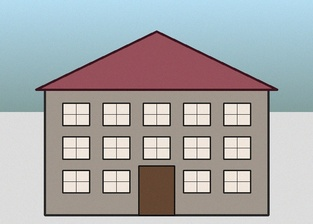
#> input picture lab6/assets/edges_input.jpg, 313 x 224 px, shrunk from 700 x 500 before the run
$ python task0_edges.py   (older library calls are emulated)
#> lines starting #> are read from the running program, lines starting #| are printed output that depends on the picture; after the words box and inside, x2 and y2 are one past the last pixel; in counts of white or black regions, pixels touching at a corner belong together
"""
Foundation Task: Boundary Detection using Sobel, Canny, and LoG
==============================================================
Parameters chosen and rationale:
- cv2.CV_64F: Gradients take negative values when transitioning from bright to dark;
  uint8 would clip negatives to 0, losing half the edge information.
- GaussianBlur kernel (5, 5), sigma=1.4: Suppresses sensor noise while preserving structural edges.
- Canny thresholds (50, 150): Follows the recommended 1:3 ratio. Strong edges (>150) are kept;
  weak edges (50-150) are kept only if connected to strong edges, eliminating noise specks.
- LoG: Second derivative operator highlights zero-crossings corresponding to inflection points.
"""

import cv2
import numpy as np
import matplotlib.pyplot as plt

def run_task0(input_path="assets/edges_input.jpg", output_path="task0_edges_output.png"):
#> called with input_path = 'assets/edges_input.jpg', output_path = 'task0_edges_output.png'
    img = cv2.imread(input_path)
#> img is the input picture: shape (224, 313, 3); mean B, G, R 170.2, 168.9, 168.6
    if img is None:
        raise FileNotFoundError(f"Cannot load image {input_path}")
    rgb = cv2.cvtColor(img, cv2.COLOR_BGR2RGB)
    gray = cv2.cvtColor(img, cv2.COLOR_BGR2GRAY)
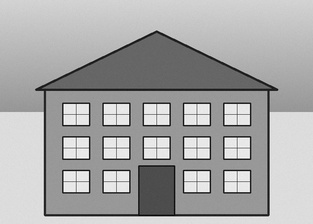
#> gray: shape (224, 313); min 1, max 254, mean 169

    # 1. Sobel edge detection (first derivatives)
    sx = cv2.Sobel(gray, cv2.CV_64F, 1, 0, ksize=3)
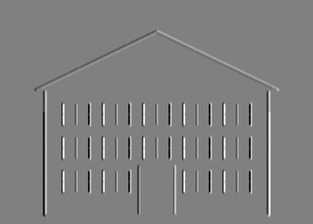
#> sx: shape (224, 313) float64; min -911, max 898, mean 0; drawn with min black and max white
    sy = cv2.Sobel(gray, cv2.CV_64F, 0, 1, ksize=3)
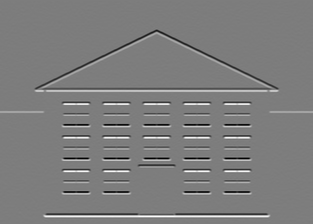
#> sy: shape (224, 313) float64; min -894, max 922, mean 0.4; drawn with min black and max white
    mag = np.uint8(np.clip(np.sqrt(sx**2 + sy**2), 0, 255))
    sx_display = cv2.convertScaleAbs(sx)
    sy_display = cv2.convertScaleAbs(sy)
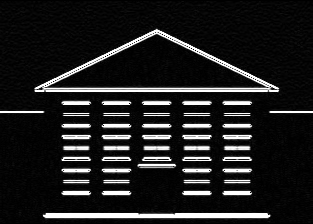
#> sy_display: shape (224, 313); min 0, max 255, mean 31.2

    # 2. Canny edge detector (smoothing + gradient + NMS + hysteresis)
    blur = cv2.GaussianBlur(gray, (5, 5), 1.4)
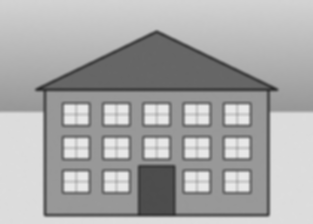
#> blur: shape (224, 313); min 41, max 234, mean 169
    canny = cv2.Canny(blur, 50, 150)
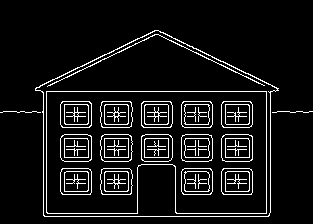
#> canny: shape (224, 313); 8% white in thin lines or dots, all inside (x1, y1, x2, y2) = (0, 30, 313, 217)

    # 3. Laplacian of Gaussian (LoG - second derivative)
    log = cv2.convertScaleAbs(cv2.Laplacian(blur, cv2.CV_64F))
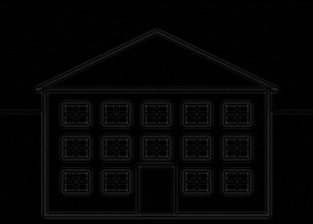
#> log: shape (224, 313); min 0, max 49, mean 4.8

    # Visualization: 2x3 grid
    show = [
        ("Original Image", rgb),
        ("Sobel X (Vertical Edges)", sx_display),
        ("Sobel Y (Horizontal Edges)", sy_display),
        ("Sobel Magnitude (Combined)", mag),
        ("Canny Edges (Clean & Thin)", canny),
        ("LoG (Laplacian of Gaussian)", log)
    ]

    plt.figure(figsize=(15, 9))
    for i, (title, im) in enumerate(show, 1):
        plt.subplot(2, 3, i)
        plt.imshow(im, cmap=None if im.ndim == 3 else "gray")
        plt.title(title, fontsize=12, fontweight="bold")
        plt.axis("off")
#> this loop made 6 passes
#> title on passes 1 to 6: 'Original Image', 'Sobel X (Vertical Edges)', 'Sobel Y (Horizontal Edges)', 'Sobel Magnitude (Combined)', 'Canny Edges (Clean & Thin)', 'LoG (Laplacian of Gaussian)'
    plt.tight_layout()
    plt.savefig(output_path, dpi=150, bbox_inches="tight")
    plt.close()
    print(f"Task 0 completed successfully. Saved output to {output_path}")

if __name__ == "__main__":
    run_task0()
